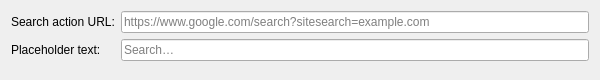
<?xml version="1.0" encoding="UTF-8"?>
<ui version="4.0">
 <class>WidgetCommonBlocSearch</class>
 <widget class="QWidget" name="WidgetCommonBlocSearch">
  <property name="geometry">
   <rect>
    <x>0</x>
    <y>0</y>
    <width>600</width>
    <height>80</height>
   </rect>
  </property>
  <property name="windowTitle">
   <string>Search Bar</string>
  </property>
  <layout class="QFormLayout" name="formLayout">
   <property name="fieldGrowthPolicy">
    <enum>QFormLayout::AllNonFixedFieldsGrow</enum>
   </property>
   <item row="0" column="0">
    <widget class="QLabel" name="labelAction">
     <property name="text">
      <string>Search action URL:</string>
     </property>
    </widget>
   </item>
   <item row="0" column="1">
    <widget class="QLineEdit" name="lineEditAction">
     <property name="placeholderText">
      <string>https://www.google.com/search?sitesearch=example.com</string>
     </property>
    </widget>
   </item>
   <item row="1" column="0">
    <widget class="QLabel" name="labelPlaceholder">
     <property name="text">
      <string>Placeholder text:</string>
     </property>
    </widget>
   </item>
   <item row="1" column="1">
    <widget class="QLineEdit" name="lineEditPlaceholder">
     <property name="placeholderText">
      <string>Search…</string>
     </property>
    </widget>
   </item>
  </layout>
 </widget>
 <resources/>
 <connections/>
</ui>
